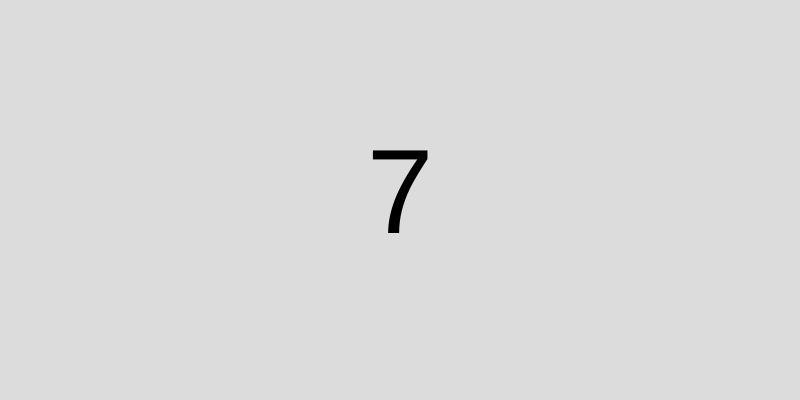
Frame 1 (no input)
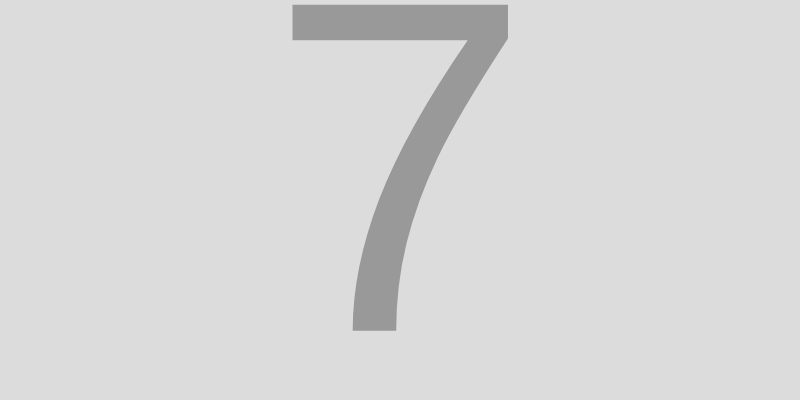
Frame 60 (no input)
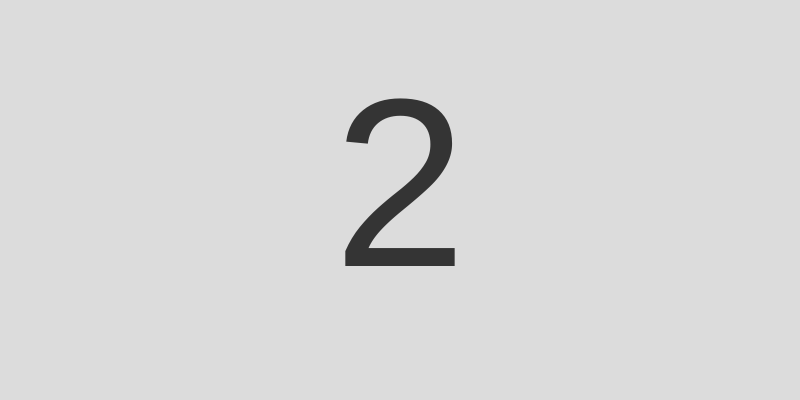
Frame 120 (the mouse pressed at the canvas centre since frame 60)

The p5.js sketch that drew these frames (run headless with seeded random() and noise() and a simulated clock; from frame 60 on, the mouse is pressed at the canvas centre):

// p5.js sketch
// ── sketch.js
var guessItem = null;
var interval = 100;
var solution = null;
var results = [];

function setup() {
  createCanvas(800, 400);
}

function draw() {
  console.log(sin(frameCount));
  var GameScore = getGameScore(results);
 
  if (GameScore.loss === 3 || GameScore.total === 10) {
    displayGameOver(GameScore);
    return;
  }
  background(220);

  if (frameCount === 1 || frameCount % interval === 0) {
    solution = null;
    guessItem = new GuessItem(width / 2, height / 2, 10);
  }

  if (guessItem) {
    guessItem.render();
  }

  if (solution === true) {
    background(255);
  } else if (solution === false) {
    background(0);
  }
}

function displayGameOver(score) {
  push();
  background(255);
  textAlign(CENTER, CENTER);
  translate(width / 2, height / 2);

  fill(237, 34, 93);
  textSize(30);
  text('GAME OVER!', 0, 0);

  fill(0);
  translate(0, 36);
  text('You have ' + score.win + ' correct guesses', 0, 0);


  var alternatingValue = map((sin(frameCount / 10)), -1, 1, 0, 255);
  translate(0, 80);
  fill(237, 32, 94, alternatingValue);
  textSize(24);
  text('Press ENTER', 0, 0);
  pop();
}

function getGameScore(score) {
  var wins = 0;
  var losses = 0;
  var total = score.length;
  for (var i = 0; i < total; i++) {
    var item = score[i];
    if (item === true) {
      wins = wins + 1;
    } else {
       losses = losses + 1;
    }
  }
  return {win: wins, loss: losses, total: total};
}

function keyPressed() {
  if (guessItem != null) {
    console.log("You pressed: ", key);
    solution = guessItem.solve(key);
    if (solution) {
      results.push(true);
    } else {
      results.push(false);
    }
    guessItem = null;
  } else {
    console.log("nothing to be solved");
  }
}

function GuessItem(x, y, scl) {
  this.x = x;
  this.y = y;
  this.scale = scl;
  this.scaleIncrement = 0.5;
  this.content = getContent();
  this.alpha = 255;
  this.alphaDecrement = 3;
  this.solved;

  function getContent() {
    return String(parseInt(random(10), 10));
  }

  this.solve = function (input) {

    // console.log(typeof input);
    // console.log(typeof this.content);
    if (input === this.content) {
      this.solved = true;
    } else {
      this.solved = false;
    }
    return this.solved;
  }

  this.render = function() {
    if (this.solved === false) {
      return;
    }
    push()
    fill(0, this.alpha);
    textAlign(CENTER, CENTER);
    translate(this.x, this.y);
    scale(this.scale);
    text(this.content, 0, 0);
    this.scale = this.scale + this.scaleIncrement;
    this.alpha = this.alpha - this.alphaDecrement;
    pop();
  }
}
